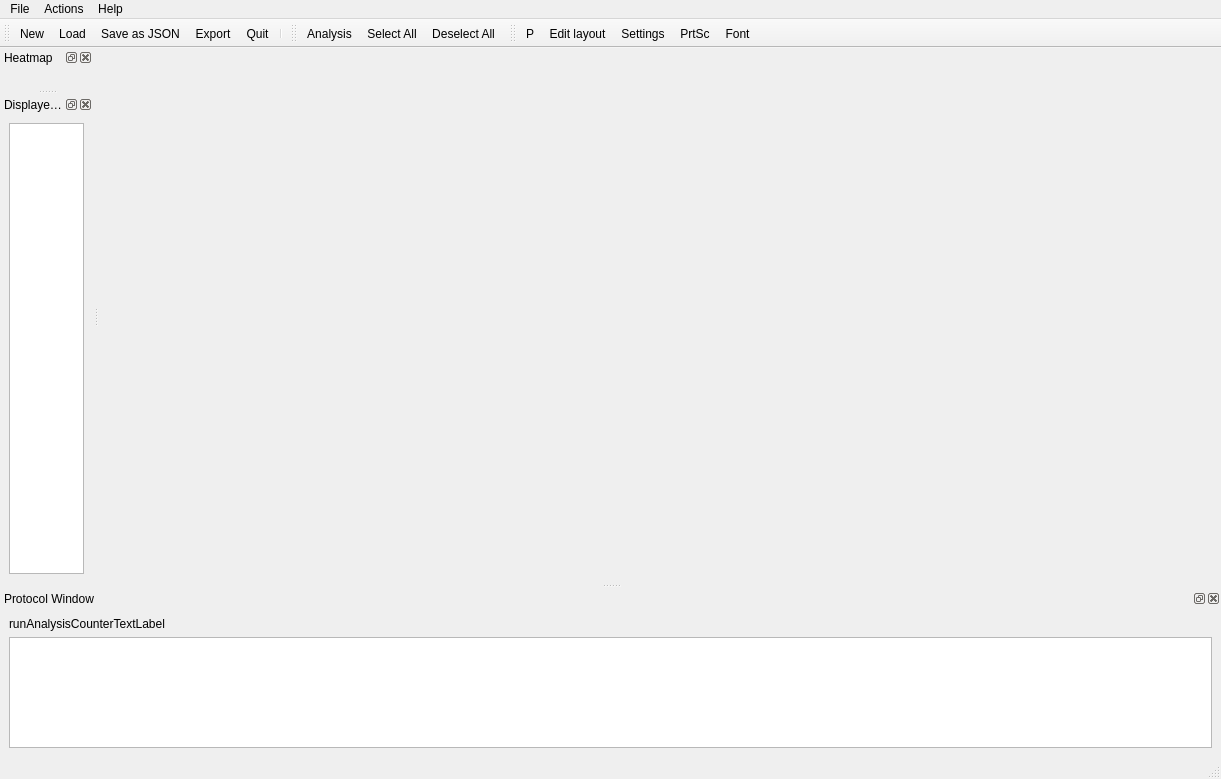
<?xml version="1.0" encoding="UTF-8"?>
<ui version="4.0">
 <class>MainWindow</class>
 <widget class="QMainWindow" name="MainWindow">
  <property name="geometry">
   <rect>
    <x>0</x>
    <y>0</y>
    <width>1221</width>
    <height>779</height>
   </rect>
  </property>
  <property name="windowTitle">
   <string>MoltenProt</string>
  </property>
  <widget class="QWidget" name="centralwidget">
   <property name="minimumSize">
    <size>
     <width>1122</width>
     <height>535</height>
    </size>
   </property>
  </widget>
  <widget class="QMenuBar" name="menubar">
   <property name="geometry">
    <rect>
     <x>0</x>
     <y>0</y>
     <width>1221</width>
     <height>27</height>
    </rect>
   </property>
   <widget class="QMenu" name="menuFile">
    <property name="title">
     <string>File</string>
    </property>
    <addaction name="actionNew"/>
    <addaction name="actionLoad"/>
    <addaction name="actionExport"/>
    <addaction name="actionLoad_sample_data"/>
    <addaction name="actionSave_as_JSON"/>
    <addaction name="separator"/>
    <addaction name="actionQuit"/>
   </widget>
   <widget class="QMenu" name="menuSettings">
    <property name="title">
     <string>Actions</string>
    </property>
    <addaction name="separator"/>
    <addaction name="actionAnalysis"/>
    <addaction name="actionEdit_layout"/>
    <addaction name="actionSelectAll"/>
    <addaction name="actionDeselectAll"/>
    <addaction name="actionActions"/>
   </widget>
   <widget class="QMenu" name="menuHelp">
    <property name="title">
     <string>Help</string>
    </property>
    <addaction name="actionHelp"/>
    <addaction name="separator"/>
    <addaction name="actionCite_MoltenProt"/>
    <addaction name="actionAbout"/>
   </widget>
   <addaction name="menuFile"/>
   <addaction name="menuSettings"/>
   <addaction name="menuHelp"/>
  </widget>
  <widget class="QStatusBar" name="statusbar"/>
  <widget class="QToolBar" name="fileToolBar">
   <property name="windowTitle">
    <string>File</string>
   </property>
   <attribute name="toolBarArea">
    <enum>TopToolBarArea</enum>
   </attribute>
   <attribute name="toolBarBreak">
    <bool>false</bool>
   </attribute>
   <addaction name="actionNew"/>
   <addaction name="actionLoad"/>
   <addaction name="actionSave_as_JSON"/>
   <addaction name="actionExport"/>
   <addaction name="actionQuit"/>
   <addaction name="separator"/>
  </widget>
  <widget class="QToolBar" name="actionToolBar">
   <property name="windowTitle">
    <string>Analysis</string>
   </property>
   <attribute name="toolBarArea">
    <enum>TopToolBarArea</enum>
   </attribute>
   <attribute name="toolBarBreak">
    <bool>false</bool>
   </attribute>
   <addaction name="actionAnalysis"/>
   <addaction name="actionSelectAll"/>
   <addaction name="actionDeselectAll"/>
  </widget>
  <widget class="QDockWidget" name="protocolDockWidget">
   <property name="enabled">
    <bool>true</bool>
   </property>
   <property name="minimumSize">
    <size>
     <width>920</width>
     <height>144</height>
    </size>
   </property>
   <property name="allowedAreas">
    <set>Qt::BottomDockWidgetArea</set>
   </property>
   <property name="windowTitle">
    <string>Protocol Window</string>
   </property>
   <attribute name="dockWidgetArea">
    <number>8</number>
   </attribute>
   <widget class="QWidget" name="protocolDockWidgetContents">
    <layout class="QVBoxLayout" name="verticalLayout">
     <item>
      <widget class="QLabel" name="runAnalysisCounterLabel">
       <property name="text">
        <string>runAnalysisCounterTextLabel</string>
       </property>
      </widget>
     </item>
     <item>
      <widget class="QPlainTextEdit" name="protocolPlainTextEdit">
       <property name="acceptDrops">
        <bool>false</bool>
       </property>
       <property name="toolTip">
        <string>Here various messages will be printed.</string>
       </property>
       <property name="readOnly">
        <bool>true</bool>
       </property>
      </widget>
     </item>
    </layout>
   </widget>
  </widget>
  <widget class="QToolBar" name="miscToolBar">
   <property name="windowTitle">
    <string>Miscelenious</string>
   </property>
   <attribute name="toolBarArea">
    <enum>TopToolBarArea</enum>
   </attribute>
   <attribute name="toolBarBreak">
    <bool>false</bool>
   </attribute>
   <addaction name="actionShowHideProtocol"/>
   <addaction name="actionEdit_layout"/>
   <addaction name="actionActions"/>
   <addaction name="actionPrtSc"/>
   <addaction name="actionFont"/>
  </widget>
  <widget class="QDockWidget" name="heatmapDockWidget">
   <property name="windowTitle">
    <string>Heatmap</string>
   </property>
   <attribute name="dockWidgetArea">
    <number>1</number>
   </attribute>
   <widget class="QWidget" name="heatmapDockWidgetContents"/>
  </widget>
  <widget class="QDockWidget" name="tableDockWidget">
   <property name="windowTitle">
    <string>Displayed samples</string>
   </property>
   <attribute name="dockWidgetArea">
    <number>1</number>
   </attribute>
   <widget class="QWidget" name="tableDockWidgetContents">
    <layout class="QVBoxLayout" name="verticalLayout_2">
     <item>
      <widget class="QTableWidget" name="tableWidget">
       <property name="alternatingRowColors">
        <bool>true</bool>
       </property>
      </widget>
     </item>
    </layout>
   </widget>
  </widget>
  <action name="actionLoad">
   <property name="icon">
    <iconset resource="../resources.qrc">
     <normaloff>:/fileopen.svgz</normaloff>:/fileopen.svgz</iconset>
   </property>
   <property name="text">
    <string>Load</string>
   </property>
   <property name="shortcut">
    <string>Ctrl+L</string>
   </property>
  </action>
  <action name="actionExport">
   <property name="icon">
    <iconset resource="../resources.qrc">
     <normaloff>:/export.svgz</normaloff>:/export.svgz</iconset>
   </property>
   <property name="text">
    <string>Export</string>
   </property>
   <property name="shortcut">
    <string>Ctrl+E</string>
   </property>
   <property name="visible">
    <bool>false</bool>
   </property>
  </action>
  <action name="actionQuit">
   <property name="icon">
    <iconset resource="../resources.qrc">
     <normaloff>:/filequit.svgz</normaloff>:/filequit.svgz</iconset>
   </property>
   <property name="text">
    <string>Quit</string>
   </property>
   <property name="shortcut">
    <string>Ctrl+Q</string>
   </property>
  </action>
  <action name="actionAnalysis">
   <property name="icon">
    <iconset resource="../resources.qrc">
     <normaloff>:/analysis.svgz</normaloff>:/analysis.svgz</iconset>
   </property>
   <property name="text">
    <string>Analysis</string>
   </property>
   <property name="shortcut">
    <string>Ctrl+A</string>
   </property>
  </action>
  <action name="actionAbout">
   <property name="text">
    <string>About MoltenProt</string>
   </property>
   <property name="shortcut">
    <string>F1</string>
   </property>
  </action>
  <action name="actionDeselectAll">
   <property name="icon">
    <iconset resource="../resources.qrc">
     <normaloff>:/clear.svgz</normaloff>:/clear.svgz</iconset>
   </property>
   <property name="text">
    <string>Deselect All</string>
   </property>
   <property name="toolTip">
    <string>Clear all samples selection.</string>
   </property>
  </action>
  <action name="actionEdit_layout">
   <property name="icon">
    <iconset resource="../resources.qrc">
     <normaloff>:/editlayout.svgz</normaloff>:/editlayout.svgz</iconset>
   </property>
   <property name="text">
    <string>Edit layout</string>
   </property>
   <property name="visible">
    <bool>false</bool>
   </property>
  </action>
  <action name="actionNew">
   <property name="icon">
    <iconset resource="../resources.qrc">
     <normaloff>:/filenew.svgz</normaloff>:/filenew.svgz</iconset>
   </property>
   <property name="text">
    <string>New</string>
   </property>
   <property name="toolTip">
    <string>Start new instance of program</string>
   </property>
  </action>
  <action name="actionHelp">
   <property name="icon">
    <iconset resource="../resources.qrc">
     <normaloff>:/help.svgz</normaloff>:/help.svgz</iconset>
   </property>
   <property name="text">
    <string>MoltenProt help</string>
   </property>
  </action>
  <action name="actionSave_as_JSON">
   <property name="icon">
    <iconset resource="../resources.qrc">
     <normaloff>:/filesaveas.svgz</normaloff>:/filesaveas.svgz</iconset>
   </property>
   <property name="text">
    <string>Save as JSON</string>
   </property>
  </action>
  <action name="actionActions">
   <property name="icon">
    <iconset resource="../resources.qrc">
     <normaloff>:/preferences.svgz</normaloff>:/preferences.svgz</iconset>
   </property>
   <property name="text">
    <string>Settings</string>
   </property>
   <property name="toolTip">
    <string>MoltenProt Settings</string>
   </property>
  </action>
  <action name="actionPrtSc">
   <property name="icon">
    <iconset resource="../resources.qrc">
     <normaloff>:/savewindow.svgz</normaloff>:/savewindow.svgz</iconset>
   </property>
   <property name="text">
    <string>PrtSc</string>
   </property>
   <property name="toolTip">
    <string>Save MoltenProt Main window as png file.</string>
   </property>
  </action>
  <action name="actionSelectAll">
   <property name="icon">
    <iconset resource="../resources.qrc">
     <normaloff>:/selectall.svgz</normaloff>:/selectall.svgz</iconset>
   </property>
   <property name="text">
    <string>Select All</string>
   </property>
   <property name="toolTip">
    <string>Press to select all samples</string>
   </property>
  </action>
  <action name="actionCite_MoltenProt">
   <property name="icon">
    <iconset resource="../resources.qrc">
     <normaloff>:/cite.svgz</normaloff>:/cite.svgz</iconset>
   </property>
   <property name="text">
    <string>Cite MoltenProt</string>
   </property>
  </action>
  <action name="actionShowHideProtocol">
   <property name="checkable">
    <bool>true</bool>
   </property>
   <property name="icon">
    <iconset resource="../resources.qrc">
     <normaloff>:/protocol.svgz</normaloff>:/protocol.svgz</iconset>
   </property>
   <property name="text">
    <string>P</string>
   </property>
   <property name="toolTip">
    <string>Press to Show/Hide the Protocol window.</string>
   </property>
  </action>
  <action name="actionFont">
   <property name="icon">
    <iconset resource="../resources.qrc">
     <normaloff>:/font.svgz</normaloff>:/font.svgz</iconset>
   </property>
   <property name="text">
    <string>Font</string>
   </property>
   <property name="toolTip">
    <string>Select font family and font size.</string>
   </property>
  </action>
  <action name="actionLoad_sample_data">
   <property name="icon">
    <iconset resource="../resources.qrc">
     <normaloff>:/fileopen.svgz</normaloff>:/fileopen.svgz</iconset>
   </property>
   <property name="text">
    <string>Load sample data</string>
   </property>
  </action>
 </widget>
 <resources>
  <include location="../resources.qrc"/>
 </resources>
 <connections/>
</ui>
